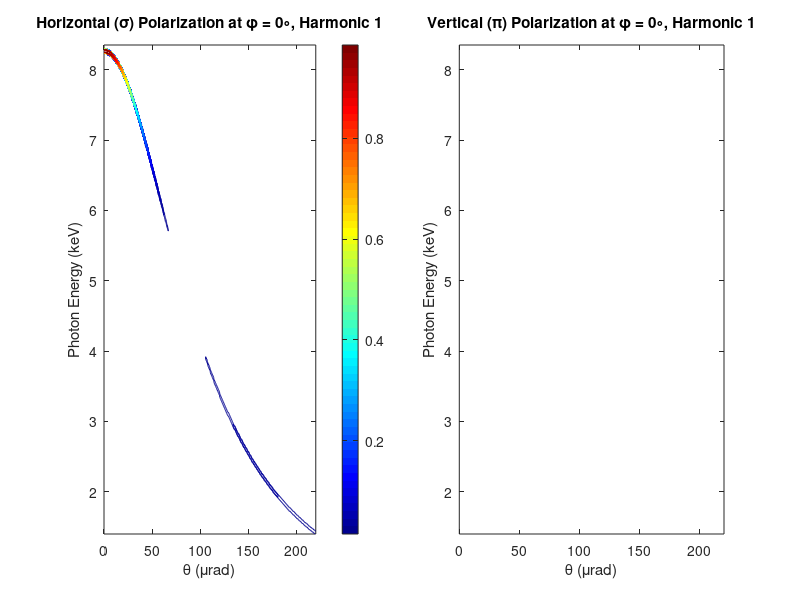

The MATLAB script that drew this image:
function [] = SpontAngleEV(varargin)
% For a charge making one pass through an undulator, this function produces
% contour plots of the spontaneous energy (joules per solid angle and
% photon energy) emitted in a range of harmonics versus the angle theta
% from the z axis and the photon energy, at an angle phi to the x axis
% specified by the user.
% There are several optional arguments:
%   phiDeg    = angle to x axis (deg), default = 0
%   harmonic  = range of harmonics to compute (start:stop)
%   polarized = x,y polarized = 1,     default = 1
%   GeV       = beam energy (GeV),     default = 13.64
%   charge    = charge in bunch (pC),  default = 250
%   KUnd      = K value of undulator,  default = 3.5
%   lambdaUnd = undulator period (mm), default = 30
%   NUnd      = number of periods,     default = 3729

% Physical constants
c    = 2.99792458e8;  % speed of light (m/s)
mu0  = 4e-7*pi;       % permeability of free space (H/m)
eps0 = 1/(mu0*c^2);   % permittivity of free space (F/m)
qe   = 1.6021892e-19; % electron charge (C)
me   = 9.109534e-31;  % electron mass (kg)
hbar = 1.0545887e-34; % Planck's constant / (2*pi)

p=inputParser;
p.addOptional('phiDeg',0)
p.addOptional('harmonic',[1 1])
p.addOptional('polarized',1)
p.addOptional('GeV',13.64)
p.addOptional('charge',250)
p.addOptional('KUnd',3.5)
p.addOptional('lambdaUnd',30)
p.addOptional('NUnd',113*33)
p.parse(varargin{:})

phiDeg      = p.Results.phiDeg;
phi         = phiDeg*pi/180;
harmonic(1) = min(max(p.Results.harmonic(1),1),          30);
harmonic(2) = min(max(p.Results.harmonic(2),harmonic(1)),30);
polarized   = p.Results.polarized ~= 0;
GeV         = p.Results.GeV;
charge      = p.Results.charge*1e-12;
KUnd        = p.Results.KUnd;
lambdaUnd   = p.Results.lambdaUnd*0.001;
NUnd        = p.Results.NUnd;


% Check optional inputs. If zero, set to defaults. Convert all to MKS.
if KUnd <= 0 || KUnd > 20
    KUnd = 3.5;
end
KUndStar = KUnd/sqrt(1+0.5*KUnd^2);

if GeV <= 0
    GeV = 13.64;
end
gamma = GeV*1e9*qe/(me*c^2);
gammaStar = gamma/sqrt(1+0.5*KUnd^2);

if charge <= 0 || charge > 1e-7
    charge = 250e-12;
end

if lambdaUnd <= 0 || lambdaUnd > 1
    lambdaUnd = 0.03;
end
kUnd=2*pi/lambdaUnd;

if NUnd <= 0 || NUnd > 1e5
    NUnd = 113*33;
end

close all
NHarm    = harmonic(2)-harmonic(1)+1;
NTerms   = 20;
NAngle   = 400;
maxAngle = 2.2/gammaStar;
NeV      = max(400,round(100*sqrt(NHarm)));
eV1axis  = 2*hbar*c*kUnd*gammaStar^2/qe;
eVmax    = (1+2/NUnd+0.01)*eV1axis*harmonic(2);
eVmin    = (1-2/NUnd-0.01)*eV1axis*harmonic(1)/(1+(gammaStar*maxAngle)^2);
if eVmin < 0.1*eVmax
    eVmin = 0;
end
deV      = (eVmax-eVmin)/NeV;
eV       = eVmin + (0:NeV)*deV;
dtheta   = maxAngle/NAngle;
theta    = (0:NAngle)*dtheta;
SDist    = zeros(NAngle+1,NeV+1);
PDist    = zeros(NAngle+1,NeV+1);

for m = 1:NAngle+1
    gammatheta = 1+(gammaStar*theta(m))^2;
    aUnd = 0.25*KUndStar^2/gammatheta;
    bUnd = 2*KUndStar*gammaStar*theta(m)*cos(phi)/gammatheta;
    cUnd = (1+0.5*KUnd^2)^-2*KUndStar^-2*gammatheta^-3;
    eV1  = eV1axis/gammatheta;
    for harm = harmonic(1):harmonic(2)
        % Array of besselj(k,harm*aUnd), for k=-NTerms:NTerms.
        % Negative k values use besselj(-k,z)=besselj(k,z)*(-1)^k
        % Length of array is 2*NTerms+1. Offset to k=0 is Nterms+1.
        bessa((NTerms+1):(2*NTerms+1))...
            = real(besselj(0:NTerms,harm*aUnd));
        for k = 1:NTerms
            bessa(k) = bessa(2*NTerms+2-k)*(-1)^(NTerms+1-k);
        end
        % Array of besselj(k,harm*bUnd), for
        % k=-(2*NTerms+harm+1):(2*NTerms+harm+1).
        % Negative k values use besselj(-k,z)=besselj(k,z)*(-1)^k
        % Array length is 2*(2*NTerms+harm+1)+1.
        % Offset to k=0 is 2*NTerms+harm+2.
        bessb((2*NTerms+harm+2):(4*NTerms+2*harm+3))...
            = real(besselj(0:(2*NTerms+harm+1),harm*bUnd));
        for k = 1:(2*NTerms+1+harm)
            bessb(k) = bessb(4*NTerms+2*harm+4-k)*(-1)^(harm-k);
        end
        % Compute Bessel sums
        bess1 = real(bessa *  bessb((2*harm+2):2:(2*(2*NTerms+harm)+2))');
        bess2 = real(bessa * (bessb((2*harm+3):2:(2*(2*NTerms+harm)+3))...
                       + bessb((2*harm+1):2:(2*(2*NTerms+harm)+1)))');
        FS = cUnd*harm^2*real(2*bess1*gammaStar*theta(m)*cos(phi)...
                              - bess2*KUndStar)^2;
        FP = cUnd*harm^2*real(2*bess1*gammaStar*theta(m)*sin(phi))^2;
        % Photon energy of peak at this angle and harmonic
        j = min(NeV,max(0,round((harm*eV1-eVmin)/deV)))+1;
        SDist(m,j) = FS/eV1;
        PDist(m,j) = FP/eV1;
        if j > 1
            SDist(m,j-1) = SDist(m,j);
            PDist(m,j-1) = PDist(m,j);
        end
        if j <= NeV
            SDist(m,j+1) = SDist(m,j);
            PDist(m,j+1) = PDist(m,j);
        end
    end
end

TDist  = SDist+PDist;
scale  = 1/max(max(TDist));
SDist  = SDist*scale;
PDist  = PDist*scale;
figure
FigWidth  = 1260;
FigHeight = 630;
border    = 80;
colorBarWidth = 70;

if harmonic(2) > harmonic(1)
    FigHarm = ['Harmonics ',num2str(harmonic(1)),...
        ' to ',num2str(harmonic(2))];
else
    FigHarm = ['Harmonic ',num2str(harmonic(1))];
end    

if polarized  % Plot x and y polarizations
    % Figure position = [left, bottom, width, height]
    set(gcf,'Position',[0,100,FigWidth,FigHeight])

    subplot(1,2,1)
    set(gca,'Units','pixels','Position',...
        [border,border,FigWidth/2-2*border+colorBarWidth,FigHeight-2*border])
    colormap jet
    contour(1e6*theta,1e-3*eV,SDist',64)
    colorbar
    title(['Horizontal (\sigma) Polarization at \phi = ',num2str(phiDeg),...
        '\circ, ',FigHarm])
    xlabel('\theta (\murad)')
    ylabel('Photon Energy (keV)')

    subplot(1,2,2)
    set(gca,'Units','pixels','Position',...
        [FigWidth/2+border,border,FigWidth/2-2*border,FigHeight-2*border])
    contour(1e6*theta,1e-3*eV,PDist',64)
    title(['Vertical (\pi) Polarization at \phi = ',num2str(phiDeg),...
        '\circ, ',FigHarm])
    xlabel('\theta (\murad)')
    ylabel('Photon Energy (keV)')
else  % Plot sum of x and y polarization only
    FigWidth = FigWidth/2;
    set(gcf,'Position',[0,100,FigWidth+colorBarWidth,FigHeight])
    set(gca,'Units','pixels','Position',...
        [border,border,FigWidth-2*border+colorBarWidth,FigHeight-2*border])
    colormap jet
    contour(1e6*theta,1e-3*eV,TDist',64)
    colorbar
    title(['Unpolarized Emission at \phi = ',num2str(phiDeg),...
        '\circ, ',FigHarm])
    xlabel('\theta (\murad)')
    ylabel('Photon Energy (keV)')
end
end
